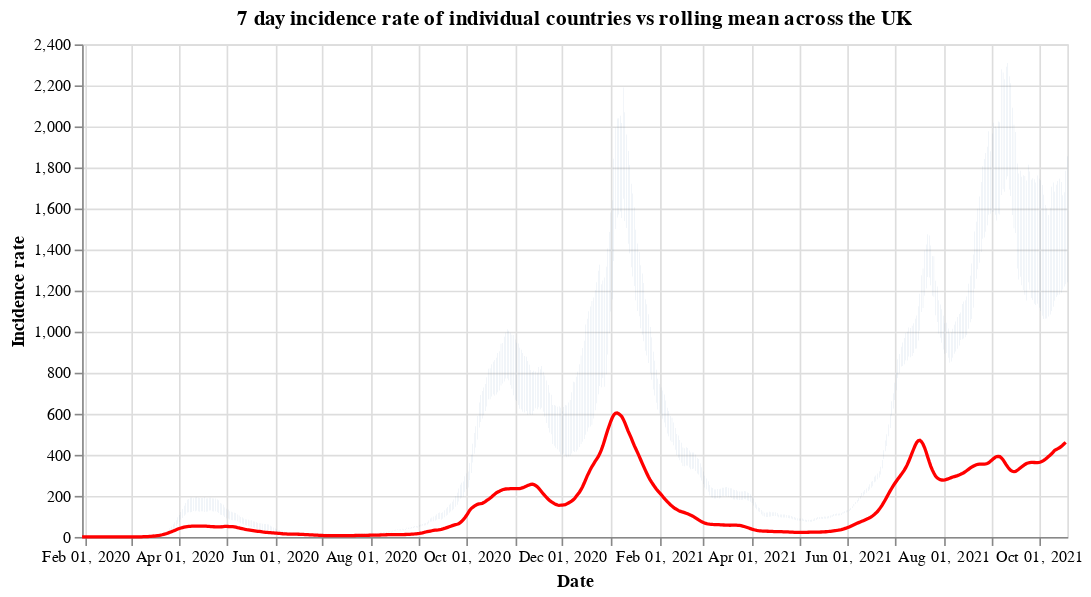

Source (notebook cell):
### Code cell
#collapse
countries = uk_cases['areaName'].unique()
countries.sort()

selection = alt.selection_single(
    name='Select',
    fields=['areaName'],
    init={'areaName': 'Wales'},
    bind={'areaName': alt.binding_select(options=countries)}
)

# scatter plot, modify opacity based on selection
bars = alt.Chart(uk_cases).mark_bar().add_selection(
    selection
).encode(
    x=alt.X("yearmonthdate(date):T", axis=alt.Axis(title='Date')),
    y=alt.Y("weeklyCasesRate:Q", axis=alt.Axis(title='Incidence rate')),
    tooltip='weeklyCasesRate:Q',
    opacity=alt.condition(selection, alt.value(1), alt.value(0))
).properties(title=f'7 day incidence rate of individual countries vs rolling mean across the UK', width=600)

line = alt.Chart(overview_cases).mark_line(
    color='red',
    size=2,
).transform_window(
    rolling_mean='mean(weeklyCasesRate)',
    frame=[0, 7]
).encode(
    x='yearmonthdate(date):T',
    y='rolling_mean:Q'
)

alt.layer(bars, line)

### Figure 1 — Vega-Lite specification as saved in the notebook (floating-point values rounded to 4 significant figures; data arrays with more than 128 entries replaced by an {"elided": "..."} marker saying what was removed)
{"config": {"view": {"continuousWidth": 400, "continuousHeight": 300}}, "layer": [{"data": {"name": "data-42fabcba8290228b0e01b328d62ec290"}, "mark": "bar", "encoding": {"opacity": {"condition": {"value": 1, "selection": "Select"}, "value": 0}, "tooltip": {"type": "quantitative", "field": "weeklyCasesRate"}, "x": {"type": "temporal", "axis": {"title": "Date"}, "field": "date", "timeUnit": "yearmonthdate"}, "y": {"type": "quantitative", "axis": {"title": "Incidence rate"}, "field": "weeklyCasesRate"}}, "selection": {"Select": {"type": "single", "fields": ["areaName"], "init": {"areaName": "Wales"}, "bind": {"areaName": {"input": "select", "options": ["England", "Northern Ireland", "Scotland", "Wales"]}}}}, "title": "7 day incidence rate of individual countries vs rolling mean across the UK", "width": 600}, {"data": {"name": "data-ef182d488dd9b74440520c066bfd7bd0"}, "mark": {"type": "line", "color": "red", "size": 2}, "encoding": {"x": {"type": "temporal", "field": "date", "timeUnit": "yearmonthdate"}, "y": {"type": "quantitative", "field": "rolling_mean"}}, "transform": [{"window": [{"op": "mean", "field": "weeklyCasesRate", "as": "rolling_mean"}], "frame": [0, 7]}]}], "$schema": "https://vega.github.io/schema/vega-lite/v4.8.1.json", "datasets": {"data-42fabcba8290228b0e01b328d62ec290": {"elided": "2420 records"}, "data-ef182d488dd9b74440520c066bfd7bd0": {"elided": "628 records"}}}
